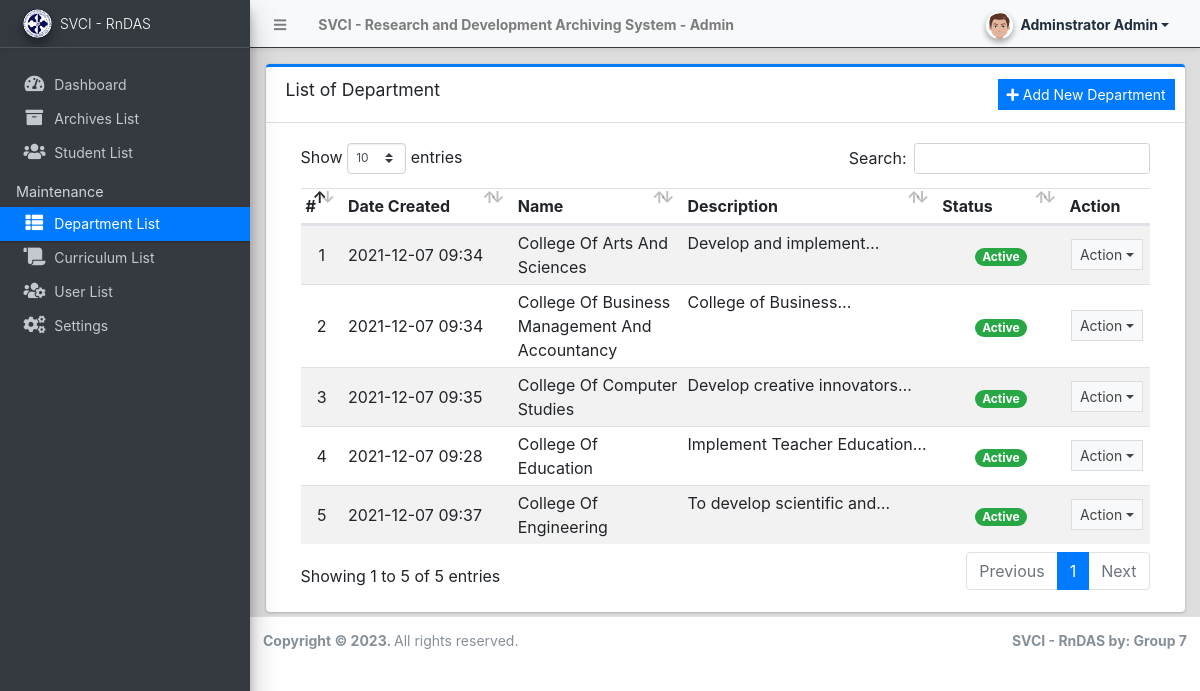
/admin/?page=departments (signed in), run on the app's committed database.
### tables this page shows
CREATE TABLE `department_list` (
  `id` int(30) NOT NULL,
  `name` text NOT NULL,
  `description` text NOT NULL,
  `status` tinyint(1) NOT NULL DEFAULT 1,
  `date_created` datetime NOT NULL DEFAULT current_timestamp(),
  `date_updated` datetime DEFAULT NULL ON UPDATE current_timestamp()
);

### admin/departments/index.php (the view, shortened to what this page needs)
<div class="card card-outline card-primary">
	<div class="card-header">
		<h3 class="card-title">List of Department</h3>
		<div class="card-tools">
			<a href="javascript:void(0)" id="create_new" class="btn btn-flat btn-sm btn-primary"><span class="fas fa-plus"></span>  Add New Department</a>
		</div>
	</div>
	<div class="card-body">
		<div class="container-fluid">
        <div class="container-fluid">
			<table class="table table-hover table-striped">
				<colgroup>
					<col width="5%">
					<col width="20%">
					<col width="20%">
					<col width="30%">
					<col width="15%">
					<col width="10%">
				</colgroup>
				<thead>
					<tr>
						<th>#</th>
						<th>Date Created</th>
						<th>Name</th>
						<th>Description</th>
						<th>Status</th>
						<th>Action</th>
					</tr>
				</thead>
				<tbody>
					<?php
						$i = 1;
						$qry = $conn->query("SELECT * from `department_list`order by `name` asc ");
						while($row = $qry->fetch_assoc()):
					?>
						<tr>
							<td class="text-center"><?php echo $i++; ?></td>
							<td class=""><?php echo date("Y-m-d H:i",strtotime($row['date_created'])) ?></td>
							<td><?php echo ucwords($row['name']) ?></td>
							<td class="truncate-1"><?php echo $row['description'] ?></td>
							<td class="text-center">
                                <?php
                                    switch($row['status']){
                                        case '1':
                                            echo "<span class='badge badge-success badge-pill'>Active</span>";
                                            break;
                                    }
                                ?>
                            </td>
							<td align="center">
								 <button type="button" class="btn btn-flat btn-default btn-sm dropdown-toggle dropdown-icon" data-toggle="dropdown">
				                  		Action
				                  </button>
							</td>
						</tr>
					<?php endwhile; ?>
				</tbody>
			</table>
		</div>
		</div>
	</div>
</div>

### data on the page
department_list: date_created "2021-12-07 09:34", name "College Of Arts And Sciences", description "Develop and…", status "Active"
department_list: date_created "2021-12-07 09:34", name "College Of Business Management And Accountancy", description "College of…", status "Active"
department_list: date_created "2021-12-07 09:35", name "College Of Computer Studies", description "Develop creative…", status "Active"
department_list: date_created "2021-12-07 09:28", name "College Of Education", description "Implement Teacher…", status "Active"
department_list: date_created "2021-12-07 09:37", name "College Of Engineering", description "To develop scientific…", status "Active"

### other printed values
$_settings->info('name') "SVCI - Research and Development Archiving System"
$_settings->userdata('firstname').' '.$_settings->userdata('lastname') "Adminstrator Admin"
$_settings->info('short_name') "SVCI - RnDAS"
